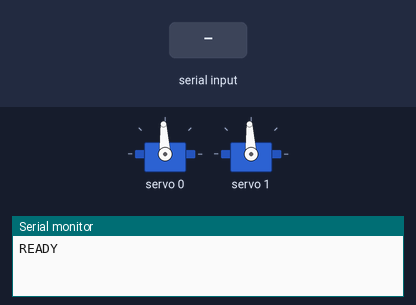
This sketch was run on a simulated ESP32. On the bench: 2 × servo, the last lines printed to the serial monitor. Inputs (shaded band) come from the test bench.

Above: at 1.2 s.
1.3 s: "90,45\n" received over Serial
At 1.9 s:
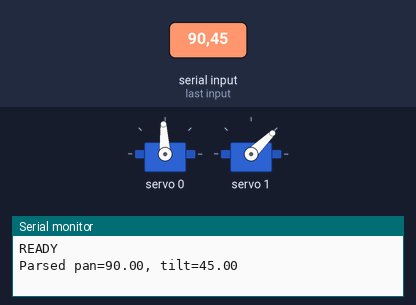
2.8 s: "30,150\n" received over Serial
At 3.1 s:
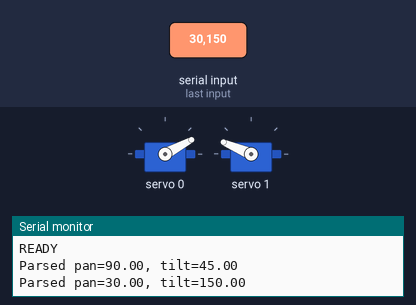
4.3 s: "1,90\n" received over Serial
At 5.4 s:
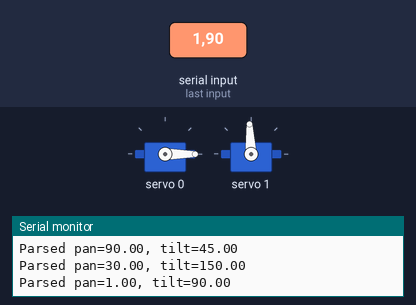
Timing chart, 0 to 7.3 s (numbered marks = the images above; inputs shaded):
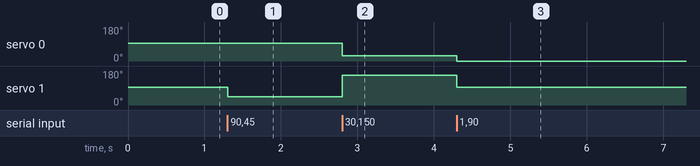

Measured:
- after the input at 1.3 s, servo 1: 93° → 44° at once
- after the input at 2.8 s, servo 0: 93° → 28° at once; servo 1: 44° → 157° at once
- after the input at 4.3 s, servo 0: 28° → 0° at once; servo 1: 157° → 93° at once

The sketch:

esp32_pca9685_bridge.ino
```cpp
/*
  ESP32 DevKit v1 -- PCA9685 pan/tilt servo bridge
  ==================================================
  Reads lines like "PAN,TILT\n" (e.g. "97.3,88.1\n") over USB serial
  and drives the two SG90s accordingly via the PCA9685.

  Wiring (ESP32 DevKit v1 default I2C pins):
    ESP32 3V3  -> PCA9685 VCC (logic supply)
    ESP32 GND  -> PCA9685 GND  -> ALSO tie to external 5V supply GND
    ESP32 GPIO21 (SDA) -> PCA9685 SDA
    ESP32 GPIO22 (SCL) -> PCA9685 SCL
    PCA9685 V+  -> external 5V 2A+ supply (NOT the ESP32's 5V pin -- servos draw
                   too much current for that, especially both moving at once)
    Servos      -> PCA9685 channel 0 (pan) and channel 1 (tilt)

  Library needed (Arduino IDE -> Library Manager):
    "Adafruit PWM Servo Driver Library"
*/

#include <Wire.h>
#include <Adafruit_PWMServoDriver.h>

Adafruit_PWMServoDriver pwm = Adafruit_PWMServoDriver(0x40);

// Tune these two for your specific SG90s if 0/180 deg feel off --
// measure with a servo tester or just eyeball travel limits.
#define SERVO_MIN_PULSE  102   // pulse count (out of 4096) corresponding to 0 deg
#define SERVO_MAX_PULSE  512   // pulse count corresponding to 180 deg

#define PAN_CHANNEL   0
#define TILT_CHANNEL  1

#define SDA_PIN 21
#define SCL_PIN 22

String inputLine = "";

void setAngle(uint8_t channel, float angleDeg) {
  angleDeg = constrain(angleDeg, 0.0, 180.0);
  int pulse = map((int)(angleDeg * 10), 0, 1800, SERVO_MIN_PULSE, SERVO_MAX_PULSE);
  pwm.setPWM(channel, 0, pulse);
}

void setup() {
  Serial.begin(115200);
  Serial.setTimeout(5);

  Wire.begin(SDA_PIN, SCL_PIN);
  pwm.begin();
  pwm.setPWMFreq(50);  // standard servo refresh rate

  // center both servos on boot
  setAngle(PAN_CHANNEL, 90.0);
  setAngle(TILT_CHANNEL, 90.0);

  Serial.println("READY");
}

void loop() {
  while (Serial.available()) {
    char c = Serial.read();
    if (c == '\n') {
      int commaIdx = inputLine.indexOf(',');
      if (commaIdx > 0) {
        float panAngle = inputLine.substring(0, commaIdx).toFloat();
        float tiltAngle = inputLine.substring(commaIdx + 1).toFloat();

        // Debug print to confirm parsing
        Serial.print("Parsed pan=");
        Serial.print(panAngle);
        Serial.print(", tilt=");
        Serial.println(tiltAngle);

        setAngle(PAN_CHANNEL, panAngle);
        setAngle(TILT_CHANNEL, tiltAngle);
      } else {
        Serial.println("Invalid command: " + inputLine);
      }
      inputLine = "";
    } else if (c != '\r') {
      inputLine += c;
    }
  }
}
```
